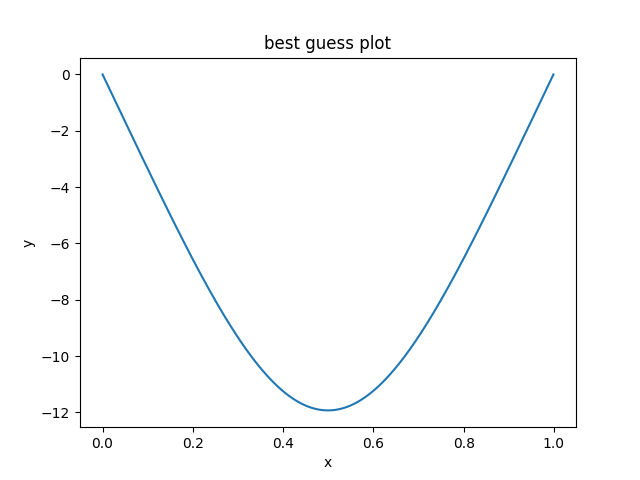

This chart was generated by the following Python code:
import numpy as np
import matplotlib.pyplot as plt

L = 1

f = lambda x,y,z: y**2 + np.cos(2*np.pi*x) - np.sin(np.pi*x)**4 + z - z


def rk4(initial, dx, a, b):
  t = np.arange(a,b, dx)
  x = []
  x.append(initial)
  for i in range(len(t)-1):
    k1 = x[i][1]
    l1 = f(t[i], x[i][0], x[i][1])   
    k2 = k1 + l1*dx/2
    l2 = f(t[i], x[i][0] + k1*dx/2, x[i][1] + l1*dx/2)
    k3 = k1 + l2*dx/2
    l3 = f(t[i], x[i][0] + k2*dx/2, x[i][1] + l2*dx/2)
    k4 = k1 + l3*dx
    l4 = f(t[i], x[i][0] + k3*dx, x[i][1] + l3*dx)
    y = x[i][0] + (1/6)*dx*(k1 + 2*(k2 + k3) + k4)
    z = x[i][1] + (1/6)*dx*(l1 + 2*(l2 + l3) + l4)
    x.append(np.array([y,z]))
  return t, x

y0 = 0
yL = 0

def func(guess):
  initial = np.array([y0, guess])
  t, stuff = rk4(initial, 0.001, 0, L)
  position = [stuff[i][0] for i in range(len(stuff))]
  return position[-1]

def bisection(a,b):
 
    if (func(a) * func(b) >= 0):
        print("You have not assumed right a and b\n")
        return
  
    c = a
    while (abs(b-a) >= 0.001):
 
        # Find middle point
        c = (a+b)/2
  
        # Check if middle point is root
        if (func(c) == 0.0):
            break
  
        # Decide the side to repeat the steps
        if (func(c)*func(a) < 0):
            b = c
        else:
            a = c
             
    return c
#print('There are actually 2 solutions , 0.18 and -33.57. This is one of them')
best_guess = bisection(-40,-30)
print(best_guess)

initial = np.array([y0, best_guess])
t, stuff = rk4(initial, 0.001, 0, L)
position = [stuff[i][0] for i in range(len(stuff))]

#t = np.arange(0,L+0.001, 0.001)
plt.plot(t, position)
plt.xlabel('x')
plt.title("best guess plot")
plt.ylabel('y')
plt.savefig('non_linear.png')
plt.show()

'''
#To display those two solutions, you can see the curve crosses 0 two times. 
guesses = np.arange(-100, 10, 1)
poslast = [func(guess) for guess in guesses]
plt.plot(guesses, poslast)
plt.xlabel('derivative at x = 0')
plt.ylabel('y(1)')
plt.grid()
plt.show()
'''